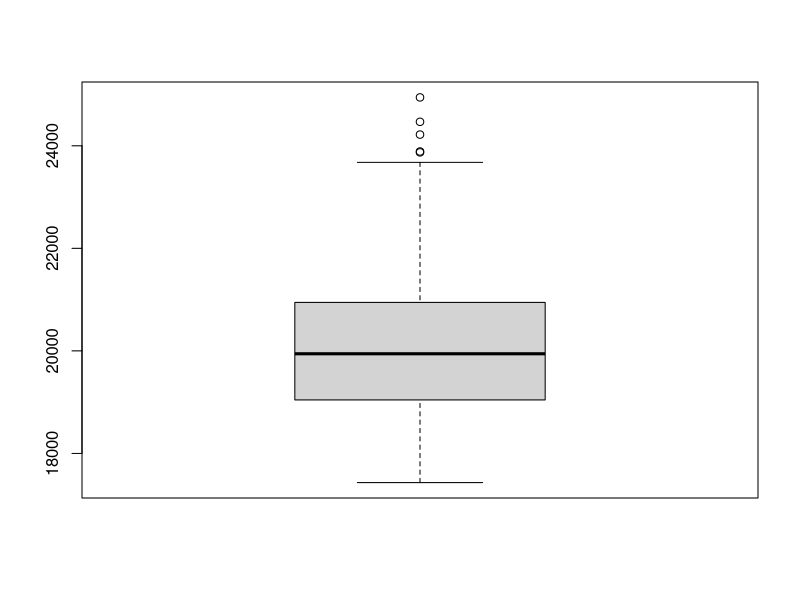
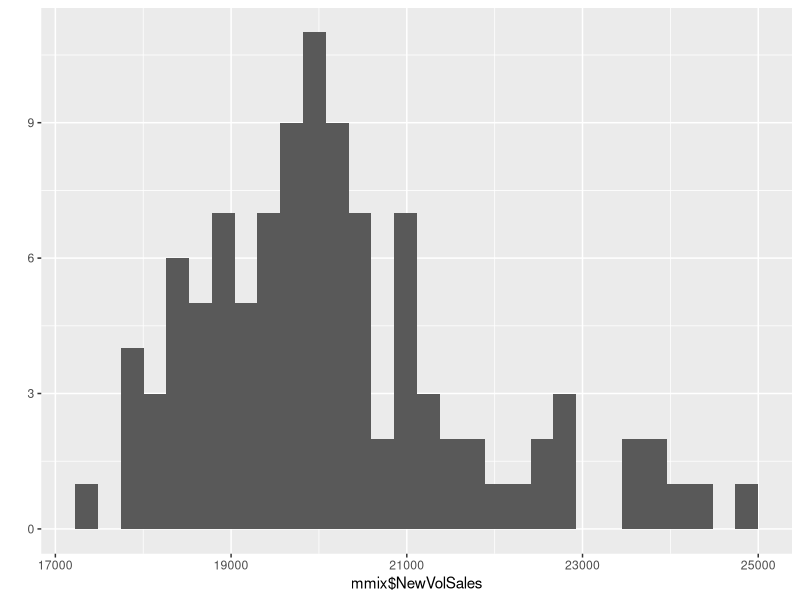
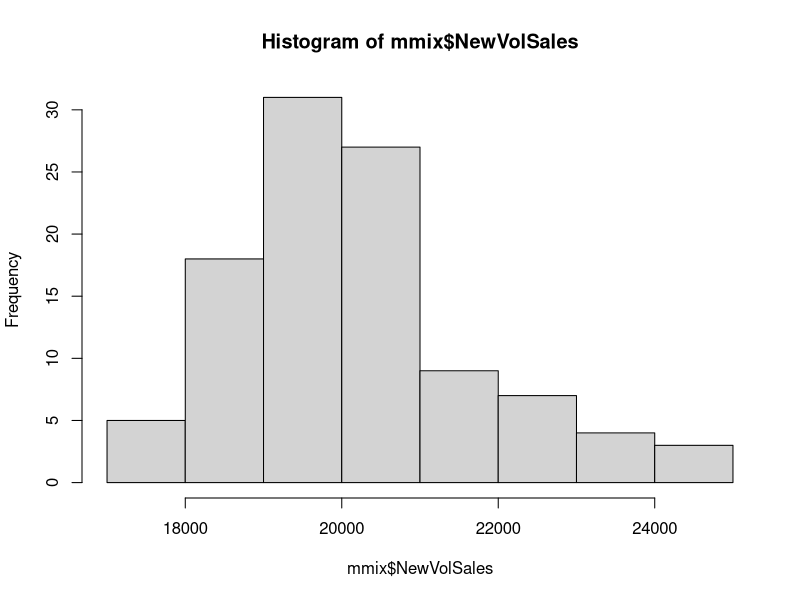
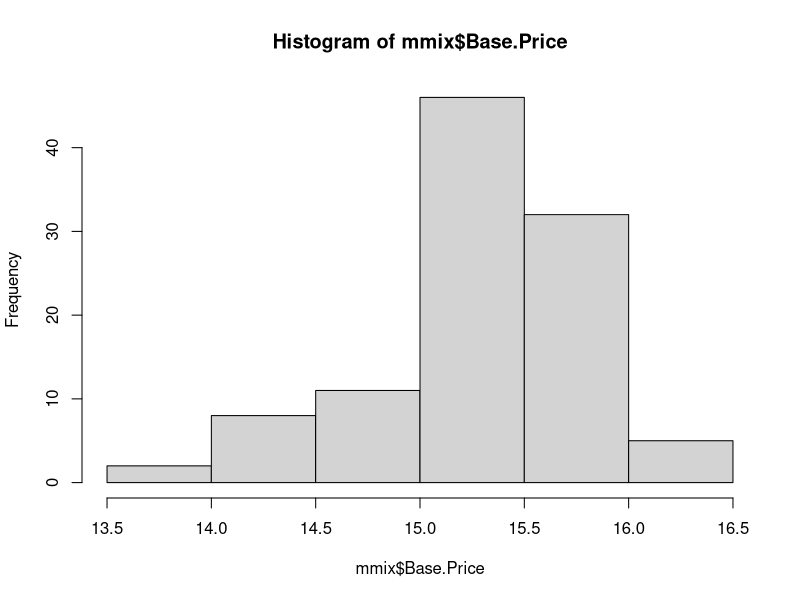
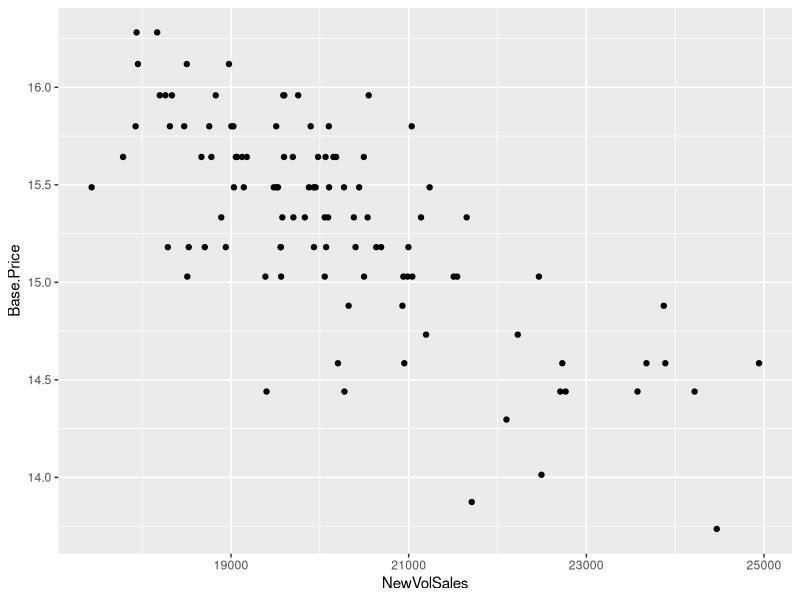
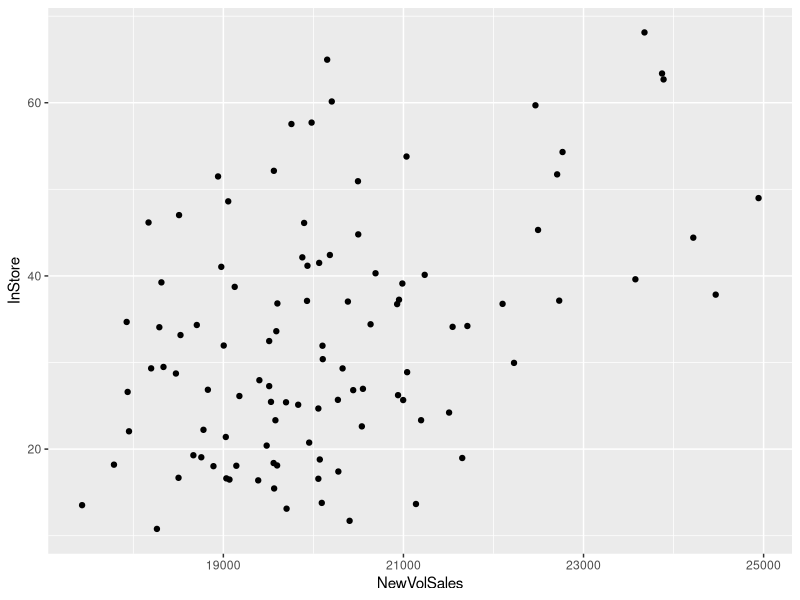
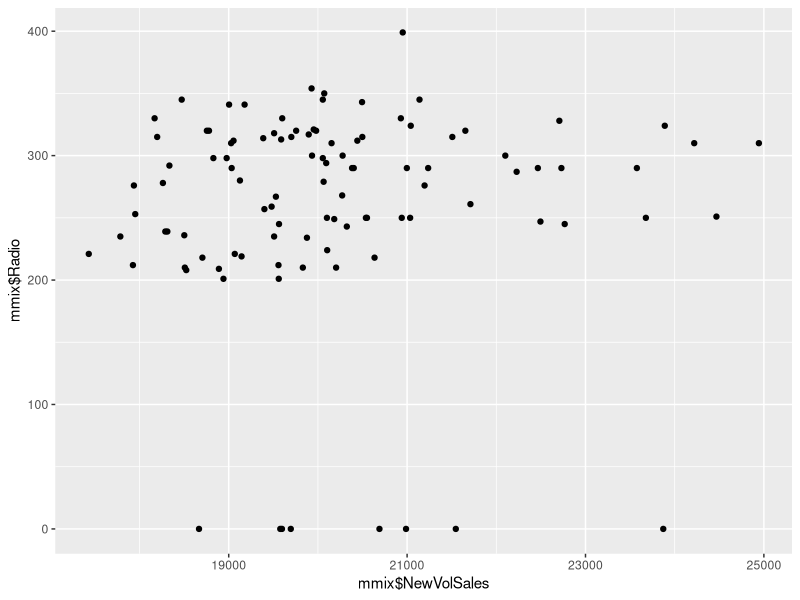
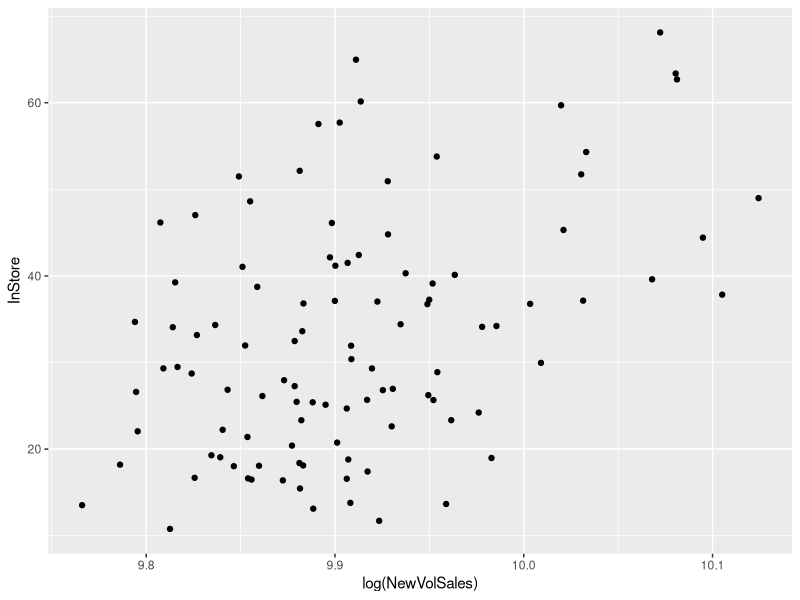

These figures' R source, in order:

#--------------------------------Linear Regression -------------------------------------
setwd("D:\\Classes\\Linear Regression")
###Linear Regression Sample

##Loading Data
mmix<-read.csv("MMix.csv",header=TRUE,stringsAsFactors=FALSE)

##Checking Data Characteristics
dim(mmix)
str(mmix)
head(mmix)
tail(mmix)

#DV=1/0 variable :presence /absence of Sales

#Dv = Sales

#summary statistics
summary(mmix)
summary(mmix$NewVolSales)


#checking outliers
x<-boxplot(mmix$NewVolSales)
out<-x$out

#To get list of outliers
#Outlier treatment
x$out
index<-mmix$NewVolSales %in% x$out
sum(index)
length(index)
non_outlier<-mmix[-index,]
dim(non_outlier)

#checking missing values
colSums(is.na(mmix))
summary(mmix)

#Treating missing values
mmix$NewVolSales[is.na(mmix$NewVolSales)]<-mean(mmix$NewVolSales,na.rm=TRUE)
summary(mmix$Base.Price)

#--------------------------------Exploratory Analysis -------------------------------------
library(ggplot2)

##Univariate Analysis
#Viz
qplot(mmix$NewVolSales)
hist(mmix$NewVolSales)
hist(mmix$Base.Price)


##Bivariate analysis 

#Viz
with(mmix,qplot(NewVolSales,Base.Price))
with(mmix,qplot(NewVolSales,InStore))
qplot(mmix$NewVolSales,mmix$Radio)

#Correlations
cor(mmix$NewVolSales,mmix$Base.Price)
with(mmix,cor(NewVolSales,Radio))
with(mmix,cor(NewVolSales,InStore))


##What is the use of log variables?
##To make a variable in scale with the other variable
with(mmix,qplot(log(NewVolSales),InStore))

##Creating Indicator Variables
##Why indicator or dummy variables? : Because a model does not accept chaaracter values.
##Only numbers of factors.

unique(mmix$Website.Campaign)
table(mmix$Website.Campaign)
mmix$FB<-ifelse(mmix$Website.Campaign=="Facebook",1,0)


##Creating New Variables

#Data TRansformations
mmix$LnSales<-log(mmix$NewVolSales)
mmix$LnPrice<-log(mmix$Base.Price)
mmix$OfflineSpend<-mmix$Radio+mmix$TV+mmix$InStore


#Create price buckets - converting numeric variable into categorical
mmix$Price_Bkt[mmix$Base.Price < 15.03]<-"Low"
mmix$Price_Bkt[mmix$Base.Price >= 15.03 & mmix$Base.Price < 15.33]<-"Avg"
mmix$Price_Bkt[mmix$Base.Price >= 15.33 & mmix$Base.Price < 15.64]<-"High"
mmix$Price_Bkt[mmix$Base.Price >= 15.64]<-"V.High"


#--------------------------------Building models -------------------------------------

##Building SimpLe Linear Regression Model
?lm
attach(mmix)
Reg<-lm(NewVolSales~Base.Price,data=mmix)

#y=a+bx
#sales=a+b(base.price)
#Newvolsales=53487-2176(base.price)

#Checking summary of the regression object "Reg"
Reg
summary(Reg)

#Metrics to assess a model:
#Rsquare
#Coefficients
#P values : Significance levels of the IDV's
#Residuals distribution

#Factor variables as IDV's
#Remember one of the factor type becomes a baseline.The estimates of the other
#types of factor are only given by the model.

Reg<-lm(NewVolSales~as.factor(Price_Bkt),data=mmix)
summary(Reg)
#Creating dummy for low bucket since it is significant
mmix$PrizeBktLow<-ifelse(mmix$Price_Bkt=="Low",1,0)

attach(mmix)
Reg<-lm(NewVolSales~PrizeBktLow,data=mmix)
summary(Reg)

#Getting the formula
formula(Reg)

##Multivariate Regression Model
#Iteration 1
Mulreg<-lm(NewVolSales~Base.Price+InStore+as.factor(Website.Campaign),data=mmix)
Mulreg
summary(Mulreg)

#Iteration 2
Mulreg<-lm(NewVolSales~Base.Price+InStore+Radio+TV+as.factor(Website.Campaign),data=mmix)
Mulreg
summary(Mulreg)

#Iteration 3
Mulreg<-lm(NewVolSales~LnPrice+InStore+as.factor(Website.Campaign),data=mmix)
Mulreg
summary(Mulreg)

#Choose the model with the highest R square 
#Getting the formula
formula(Mulreg)

#--------------------------------Testing models -------------------------------------

##Getting predicted values
PredSales<-predict(Mulreg,data=train)
PredSales


##Finding Residuals
ResSales<-resid(Mulreg)
ResSales

plot(ResSales)

##Plotting Residuals vs Predicted Values
##Checking Heteroskedastcity - exists if there is a pattern between predicted values and error

plot(PredSales,ResSales,abline(0,0))
plot(NewVolSales,ResSales,abline(0,0))


##Plotting actual vs predicted values
plot(mmix$NewVolSales,col="blue",type="l")
lines(PredSales,col="red",type="l")

##Try on a different validation data
sampling<-sort(sample(nrow(mmix), nrow(mmix)*.7))
head(sampling)
length(sampling)

#--------------------------------Training and Test Splits -------------------------------------

#Select training sample
train<-mmix[sampling,]
test<-mmix[-sampling,]
nrow(train)
nrow(test)

predict(Mulreg,data=test)

#--------------------------------checking for multicollinearity within variables -------------------------------------

# What is multicollinearity , a great article!
# http://blog.minitab.com/blog/understanding-statistics/handling-multicollinearity-in-regression-analysis

#The function is vif .It belongs to car package
library(car)
vif(Mulreg)

#vif= variation inflation factor
##If the variables in the model have a vif>=10, then you can exclude them from the model.

#What is vif?:
#http://support.minitab.com/en-us/minitab/17/topic-library/modeling-statistics/regression-and-correlation/model-assumptions/what-is-a-variance-inflation-factor-vif/